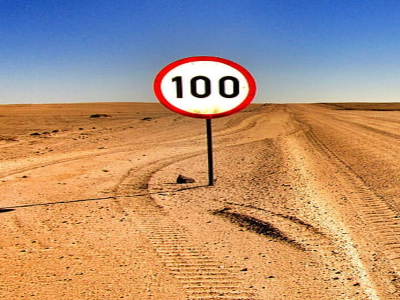
#> input picture Code/Input_images/Q2imageA.png, 400 x 300 px
$ python Question_2.py
#> lines starting #> are read from the running program, lines starting #| are printed output that depends on the picture
# %%
import numpy as np
import cv2 as cv

# %% Helper function
def showim(image,label = 'image'):
    cv.imshow(label, image)
    cv.waitKey()
    cv.destroyAllWindows()

# %% Import the images and convert it to grayscale for processing
image_a = cv.imread('./Input_images/Q2imageA.png')
#> image_a is the input picture: shape (300, 400, 3); mean B, G, R 120.7, 145.8, 179.1
gray_a = cv.cvtColor(image_a,cv.COLOR_BGR2GRAY)
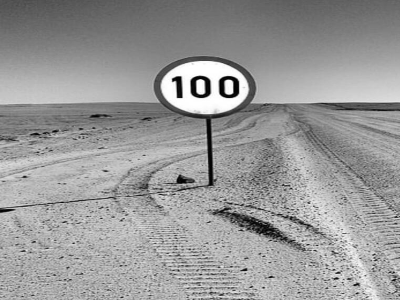
#> gray_a: shape (300, 400); min 0, max 255, mean 152.9
image_b = cv.imread('./Input_images/Q2imageB.png')
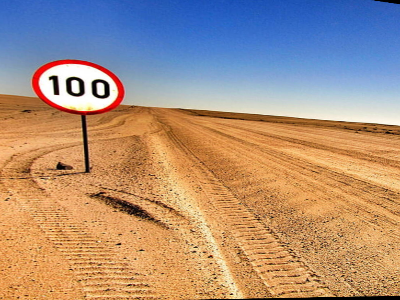
#> input picture Code/Input_images/Q2imageB.png, 400 x 300 px
#> image_b is the input picture: shape (300, 400, 3); mean B, G, R 125.8, 144.8, 171.5
gray_b = cv.cvtColor(image_b,cv.COLOR_BGR2GRAY)
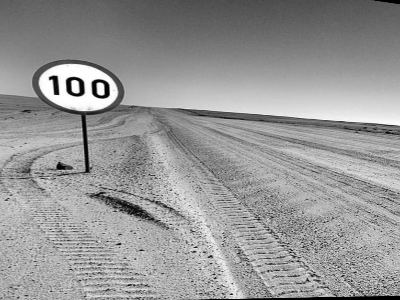
#> gray_b: shape (300, 400); min 0, max 255, mean 150.6
showim(image_a,"Image A")
showim(image_b,"Image B")

# %%
sift = cv.xfeatures2d.SIFT_create()
## Use Sift to detect and computer PoI in both the images
kp_a, des_a = sift.detectAndCompute(gray_a,None)
#> kp_a = 449 keypoints; strongest (x, y, size): (178, 80, 5.6), (179, 94, 4.8), (229, 87, 6.1), (200, 86, 6.1)
kp_b, des_b = sift.detectAndCompute(gray_b,None)
#> kp_b = 456 keypoints; strongest (x, y, size): (56, 92, 4.2), (54, 79, 5.1), (107, 94, 4.4), (94, 83, 4.3)

# %%
bf = cv.BFMatcher()
## Use Brute force fitting algorithm to find the list of matches
matches = bf.knnMatch(des_b,des_a,k=2)
#> matches = 456 matches

# %%
good_points = []
## for all the matches
for m,n in matches:
    ## Apply ratio test
    if m.distance<0.75*n.distance:
        i = m.trainIdx
        j = m.queryIdx
        ## Story the Points of those that fit the ratio
        good_points.append([kp_a[i].pt,kp_b[j].pt])
#> this loop made 456 passes
#> i on passes 1, 5, 8, 9, 12, 13, 14, 16, 17, 18, 21, 27: 71, 75, 76, 78, 76, 77, 79, 83, 86, 88, 85, 95
#> after the loop, good_points = 136 items

# %%
## The list of points of the left image
des_pts= np.asarray(good_points)[:,0]
#> des_pts = 136 pairs, first value 48.66 to 392.6, second value 70.52 to 292.8
## The list of points of the right image
src_pts  = np.asarray(good_points)[:,1]
#> src_pts = 136 pairs, first value 4.76 to 345.5, second value 73.83 to 296.1

# %%
## Find the homography that transforms the right image points to the left image
matrix,_ = cv.findHomography(src_pts,des_pts,cv.RANSAC,4.0)
#> matrix = [[0.978, -0.0521, 123], [-0.13, 1.09, -1.75], [-0.000445, -8.54e-05, 1]]

# %%
## Warp the right image into using the homography into a bigger frame
dst = cv.warpPerspective(image_b, matrix, (image_a.shape[1]+image_b.shape[1],image_a.shape[0]))
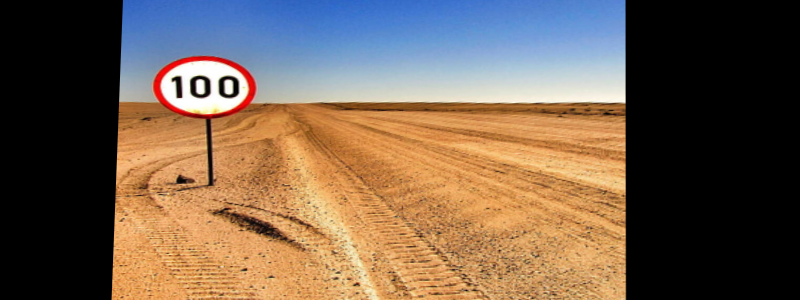
#> dst: shape (300, 800, 3); mean B, G, R 78.8, 95.5, 115.5

# %%
## Replaces portion of the image with left image
dst[:image_a.shape[0],:image_a.shape[1]] = image_a
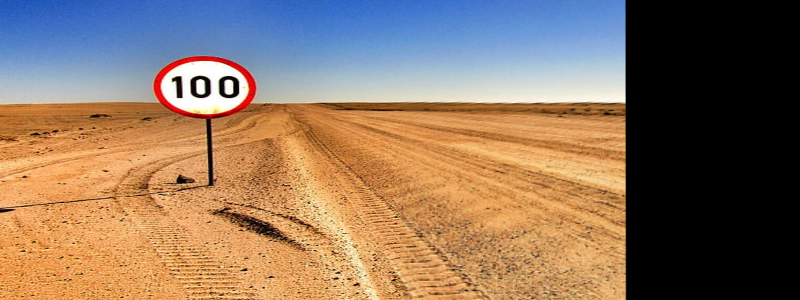
#> dst: shape (300, 800, 3); mean B, G, R 96.7, 117, 142
## Remove all the columns that are black bars
dst = dst[:,:np.argwhere(dst>0)[-1][1]]
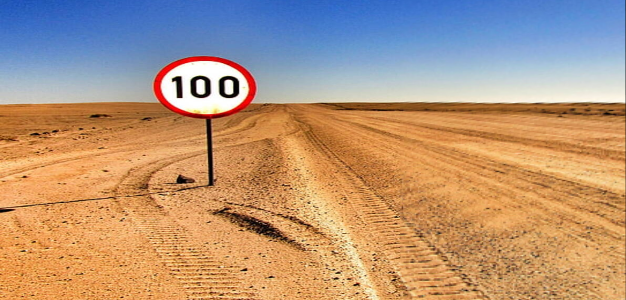
#> dst: shape (300, 626, 3); mean B, G, R 123.6, 149.6, 181.4
showim(dst)
